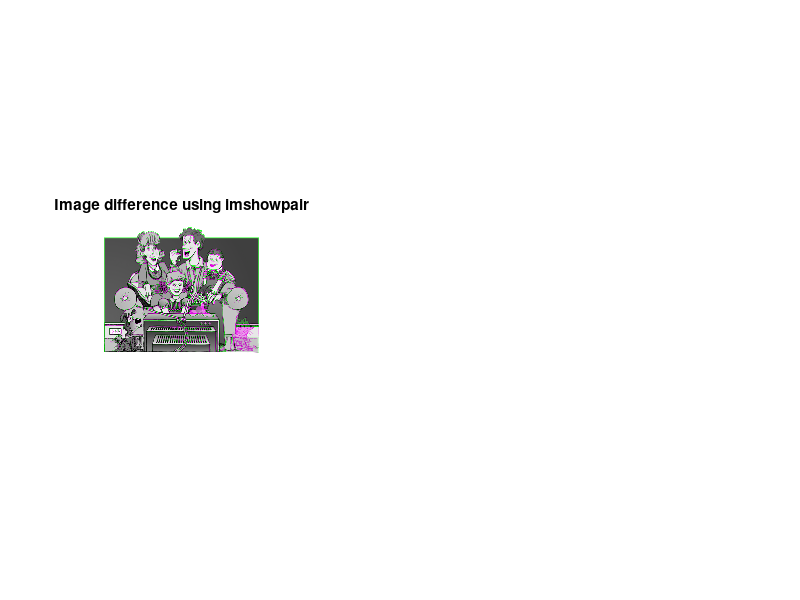

MATLAB code to generate this figure: (Note: this script raises an error after producing the figure.)
%% Q1
load('femfel.mat');
close
subplot(1,3,1), imshowpair(femfel1, femfel2)
title('Image difference using imshowpair')
% We see that image 1 is slightly shifted 

% Align the images
im_moved = rgb2gray(femfel1);
im_fixed = rgb2gray(femfel2);
[optimizer, metric] = imregconfig('monomodal');
im_aligned = imregister(im_moved, im_fixed, 'affine', optimizer, metric);

diff_im = im_fixed-im_aligned;
subplot(1,3,2), imshow(diff_im)
title('Aligned image difference')

% Estimate background
background = imopen(diff_im , strel('disk', 15));
final_im = diff_im - background; 
final_im = imadjust(final_im);
final_im = imbinarize(final_im);
final_im = bwareaopen(final_im, 50);
subplot(1,3,3), imshow(final_im)
title('Final result')

%% Q2
load('heart_data.mat');
close all

% Get the mean and standard deviation for the two classes
back_std = std(background_values);
chamb_std = std(chamber_values);
back_mean = mean(background_values);
chamb_mean = mean(chamber_values);

% Determine priors
total_pixels = numel(im);
a_back = -log(numel(background_values)/total_pixels);
a_chamb = -log(numel(chamber_values)/total_pixels);

% Calculate the probabilities for each pixel (negative log-likelihood)
pd_back = -log(normpdf(im, back_mean, back_std)) - a_back;
pd_chamb = -log(normpdf(im, chamb_mean, chamb_std)) - a_chamb;

lambda = 4.15;
[M, N] = size(im);
n = numel(im);
neigh = edges4connected(M,N);
i = neigh(:,1);
j = neigh(:,2);
A = sparse(i,j,lambda,n,n);
T = [pd_back(:) pd_chamb(:)];
T = sparse(T);

[E, theta] = maxflow(A,T);
theta = reshape(theta,M,N);
theta = double(theta);
imshow(imresize(theta, 3))

%% Q3
F = [-4 2 -6;3 0 7;-6 9 1];
a = [1 2 1;3 2 1;0 3 1];
b = [1 1 1;5 1 1;-1 -3 1];

corr_points = zeros(3,3);
for i=1:3
    for j=1:3
        corr_points(i,j) = a(i,:)*F*b(j,:)'; 
    end 
end
corr_points

% Answer a1->b2 and a2->b1





